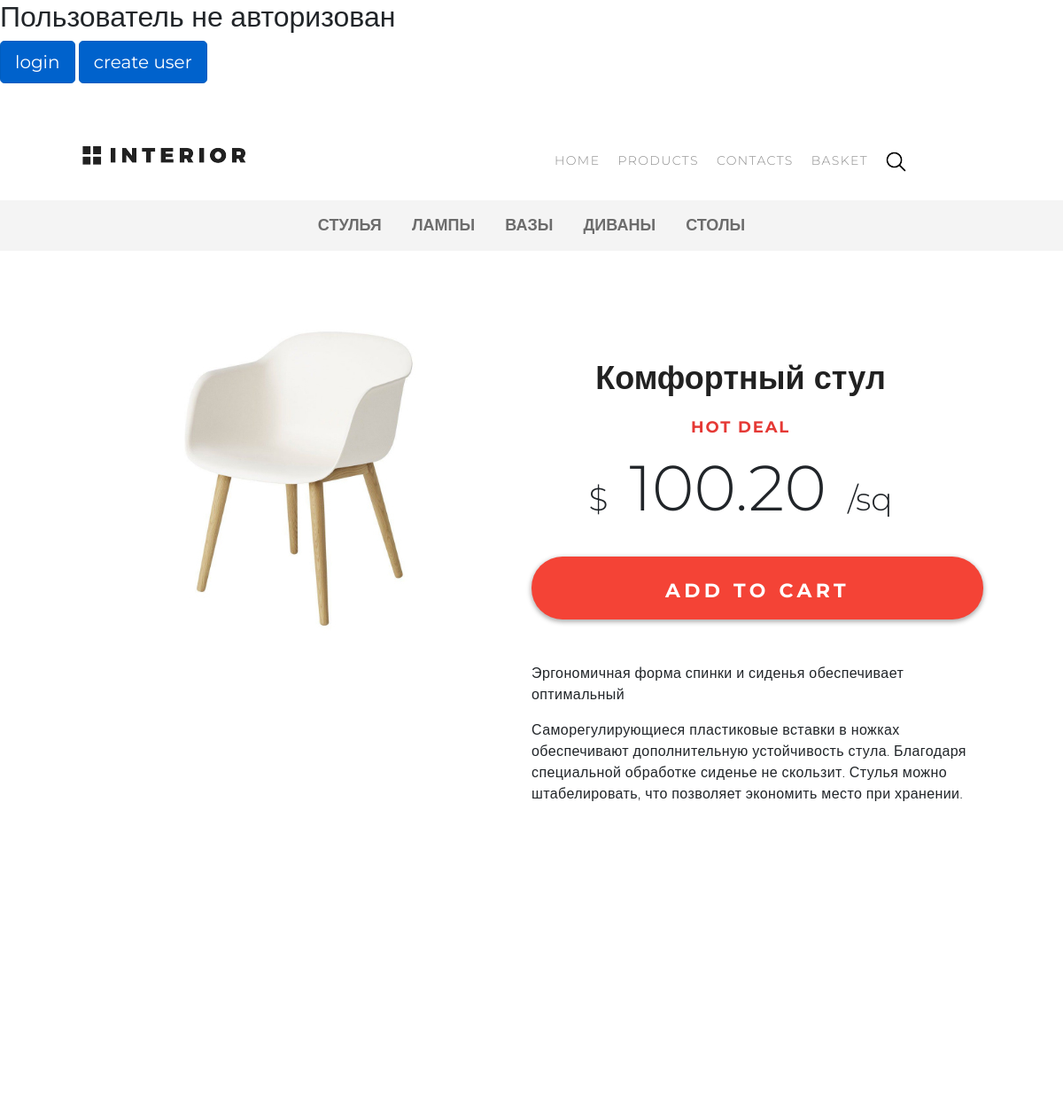
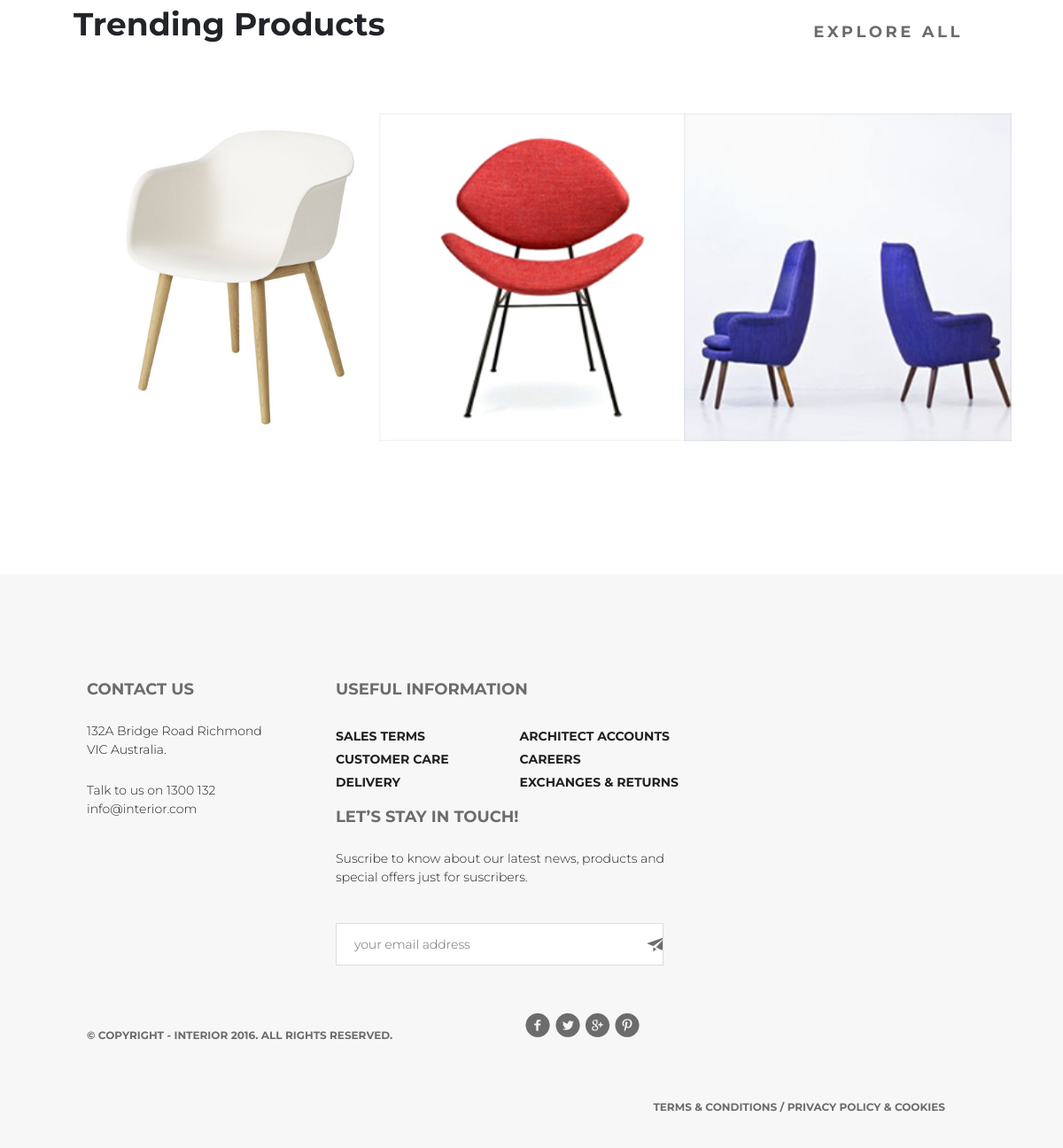
Screenshot of /deal/1/ with the database file from the repository (2 pictures, top to bottom).
### mainapp/models.py (models this page shows, shortened)
class ProductCategory (models.Model):
    class Meta:
        verbose_name = 'Категория'
        verbose_name_plural = 'Категории'
    name = models.CharField(verbose_name='имя', max_length=64, unique=True)
    description = models.TextField(verbose_name='описание', blank=True)

class Product(models.Model):
    class Meta:
        verbose_name = 'Продукт'
        verbose_name_plural = 'Продукты'
    category = models.ForeignKey(ProductCategory, on_delete=models.CASCADE)
    name = models.CharField(verbose_name='имя продукта', max_length=128)
    image = models.ImageField(upload_to='products_images', blank=True)
    short_desc = models.CharField(verbose_name='краткое описание продукта', max_length=60, blank=True)
    description = models.TextField(verbose_name='описание продукта', blank=True)
    price = models.DecimalField(verbose_name='цена', max_digits=8, decimal_places=2, default=0)
    quantity = models.PositiveIntegerField(verbose_name='в наличии', default=0)
    is_hot = models.BooleanField(verbose_name='горячее предложение', default=False)

### mainapp/views.py (the view)
# urls.py: path('deal/<int:pk>/', mainapp.deal, name='deal'),
def deal(request, pk=None):
    product = Product.objects.filter(id=pk).first()
    products = Product.objects.all()[:3]
    basket = []
    if request.user.is_authenticated:
        basket = Basket.objects.filter(user=request.user)
    content = {
                'links_sec_menu': links_sec_menu,
                'titles': titles,
                'product': product,
                'products': products,
                'basket': basket
              }
    return render(request, 'mainapp/deal.html', content)

### mainapp/templates/mainapp/deal.html (shortened to what this page needs)
{% extends 'mainapp/base.html' %}
{% load staticfiles %}
{% block css %}
    {{ block.super}}
    <link rel="stylesheet" type="text/css" href="{% static '/css/style_deals.css' %}">
{% endblock %}
{% block content %}
            {% include 'mainapp/includes/inc_sec_menu.html' %}
            <div class="offer row">
                <div class="col-6">
                    <img src="../../media/{{ product.image }}" alt="Картинка не прогрузилась">
                </div>
                <div class="col-6">
                    <h1>{{ product.name }}</h1>
                    <h3>Hot Deal</h3>
                    <div class="sm">$</div>
                    <div class="big">{{ product.price }}</div>
                    <div class="sm">/sq</div>
                    <a href="{% url 'basket:add' product.pk %}"><span class="order">Add to cart</span></a>
                    <div class="text">
                        <p>{{ product.short_desc }}</p>
                        <p>{{ product.description }}</p>
                    </div>
                </div>
            </div>
            <div class="level_3 block_explore">
                <div class="row">
                    <div class="col-lg-6">
                        <h2>Trending Products</h2>
                    </div>
                    <div class="col-lg-6">
                        <a class="explore" href="{% url 'products:index' %}">
                            explore all
                        </a>
                    </div>
                </div>
                    {% for product in products %}
                        {% if forloop.counter == 1 or forloop.counter == 4 %}
                            <div class="row">
                        {% endif %}
                            <div class="col-lg-4 product row_3">
                                <img src="../../media/{{ product.image }}" alt="Картинка не прогрузилась">
                            </div>
                        {% if forloop.counter == 3 or forloop.counter == 6 %}
                           </div>
                        {% endif %}
                    {% endfor %}
            </div>
{% endblock %}

### mainapp/templates/mainapp/includes/inc_sec_menu.html (shortened to what this page needs)
{% load staticfiles %}
{% block menu %}
    <div class="categories">
        <ul>
            {% for link in links_sec_menu %}
                <li><a href="{% url 'products:category' link.id %}"
                       class="">
                       {{ link.name }}
                    </a>
                </li>
            {% endfor %}
        </ul>
    </div>
{% endblock %}

### static/css/style.css (style rules this page uses)
body { font-family: 'Montserrat', sans-serif; max-width: 1366px; min-width: 800px; margin: 0 auto; }
html, body { height: 100%; }
* { padding: 0; margin: 0; }
a { text-decoration: none; }
li { list-style-type: none; }
.order { display: block; font-size: 18px; font-weight: 700; text-transform: uppercase; color: #212121; letter-spacing: 3.6px; width: 212px; height: 45px; box-shadow: 0 2px 5px 1px rgba(33, 33, 33, 0.35); border-radius: 23px; background-color: #ffffff; line-height: 47px; padding-left: 31px; }
.col-lg-6, .col-lg-4 { padding: 0; }
.level_1, .level_3 { margin: 120px 98px 0; }
.explore { display: block; float: right; color: #6c6c6c; font-size: 18px; font-weight: 700; line-height: 60px; text-transform: uppercase; letter-spacing: 3.6px; padding-right: 30px; }
.product { height: 270px; margin: 0px; padding: 0; }
.product img { position: absolute; }
.row_3 img { width: 370px; height: 370px; }
.level_3 .product { height: 370px; margin-bottom: 30px; }
.block_explore h2 { font-size: 36px; font-weight: 700; margin-bottom: 64px; }

### static/css/style_deals.css (style rules this page uses)
.categories { width: 100%; background-color: #f4f4f4; }
.categories ul { margin: 0; text-align: center; }
.categories li { margin: 15px; padding: 0; display: inline-block; }
.categories a { color: #6c6c6c; font-size: 18px; font-weight: 700; text-transform: uppercase; }
.offer { width: 100%; padding: 72px 98px 100px 98px; text-align: center; }
.order { color: #ffffff; font-size: 22px; font-weight: 700; line-height: 24.01px; letter-spacing: 4.4px; width: 510px; height: 71px; box-shadow: 0 2px 5px 1px rgba(33, 33, 33, 0.35); border-radius: 35px; background: #f44336; padding: 27px 0 0 0; text-align: center; margin: 31px auto 49px; }
.offer h1 { color: #212121; font-size: 36px; font-weight: 700; margin-bottom: 23px; margin-top: 50px; }
.offer h3 { font-size: 18px; font-weight: 700; text-transform: uppercase; color: #e53935; letter-spacing: 1.8px; margin-bottom: 36px; }
.offer .sm, .offer .big { display: inline-block; }
.offer .sm { font-size: 36px; font-weight: 300; line-height: 48.02px; margin: 10px; }
.offer .big { margin: 0 10px; font-weight: 300; font-size: 72px; line-height: 0; }
.offer .text { width: 499px; height: 270px; overflow: hidden; margin: 0 auto; }
.offer p { font-size: 16px; font-weight: 300; letter-spacing: 0.4px; text-align: left; }
.block_explore { margin: 145px 98px 120px; }
.product { height: 370px; margin: 15px 0; padding: 0; }

### rows the page displays
ProductCategory: name "СТУЛЬЯ"
ProductCategory: name "ЛАМПЫ"
ProductCategory: name "ВАЗЫ"
ProductCategory: name "ДИВАНЫ"
ProductCategory: name "СТОЛЫ"
Product: image (picture), name "Комфортный стул", price "100.20", short_desc "Эргономичная форма спинки и сиденья обеспечивает оптимальный", description "Саморегулирующиеся пластиковые вставки в ножках обеспечивают дополнительную устойчивость стула. Благодаря специальной обработке сиденье не скользит. Стулья можно штабелировать, что позволяет экономить место при хранении."
Product: image (picture)
Product: shows a picture
